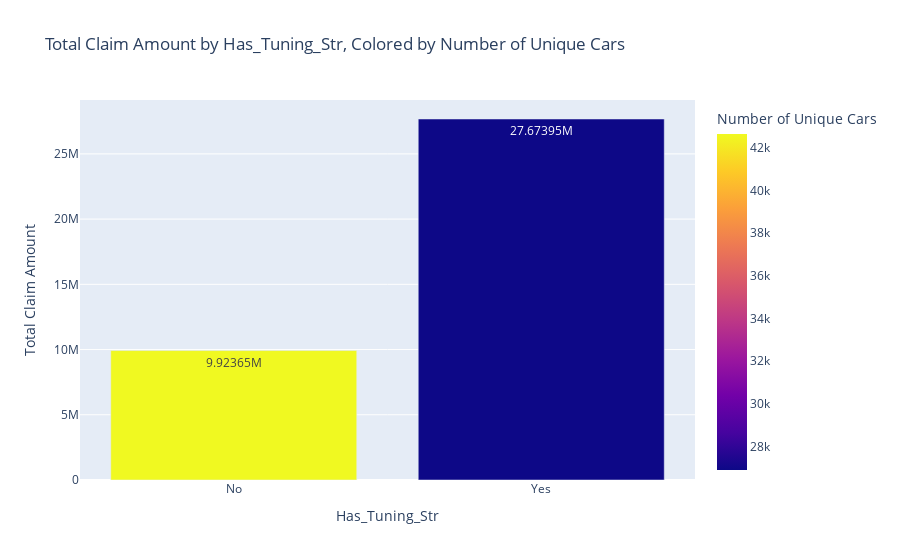
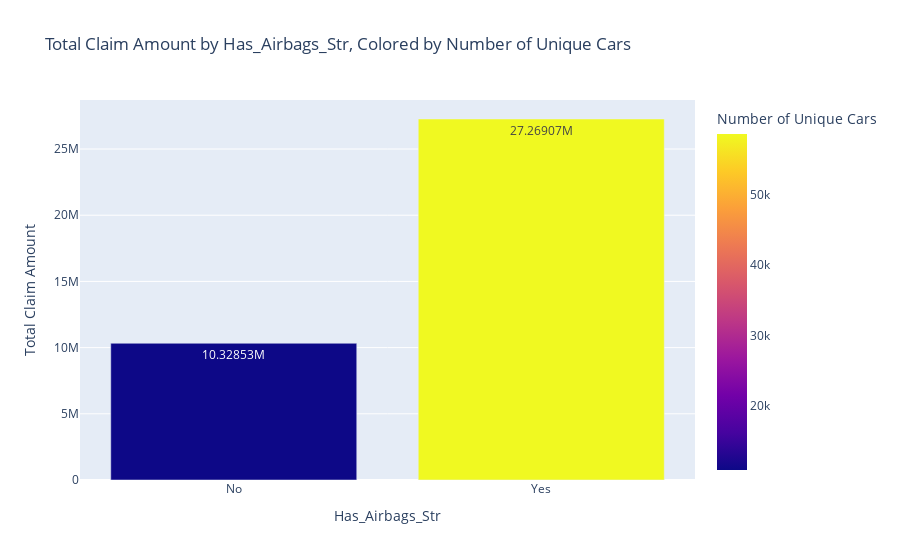
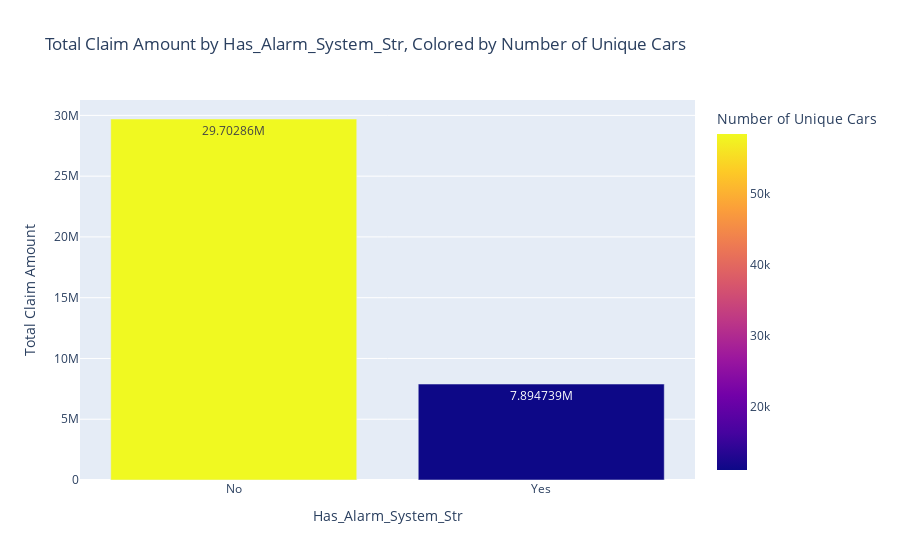
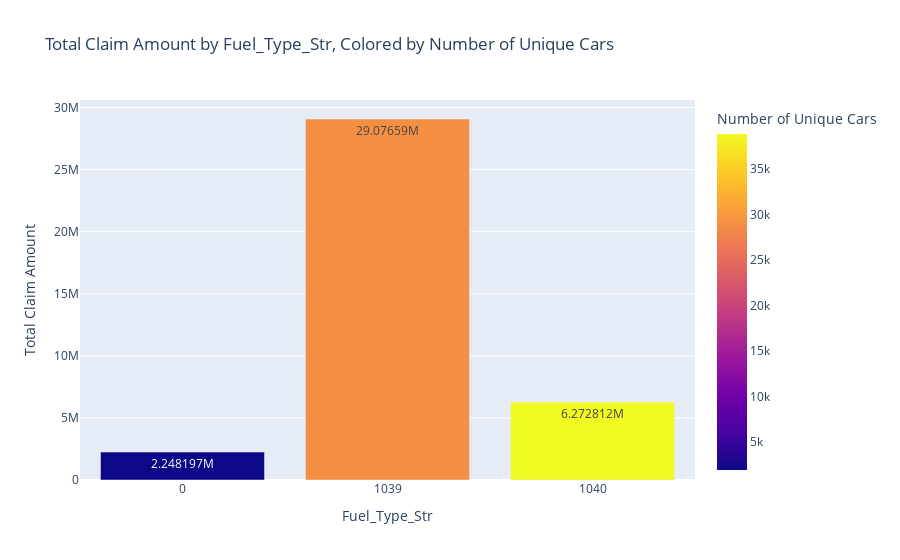

The code cell stored with these charts, in order, in its notebook:
### Code cell
boolean_features = ['has_tuning', 'has_airbags', 'has_alarm_system', 'xenon_light', 'navigation_system']
for feature in boolean_features:
    data_no_duplicates[feature + '_str'] = data_no_duplicates[feature].map({True: 'Yes', False: 'No'})

# Ensure 'fuel_type', 'gear_type', 'ac_type' are in string format for consistency in plotting
data_no_duplicates['fuel_type_str'] = data_no_duplicates['fuel_type'].astype(str)
data_no_duplicates['gear_type_str'] = data_no_duplicates['gear_type'].astype(str)
data_no_duplicates['ac_type_str'] = data_no_duplicates['ac_type'].astype(str)

import plotly.express as px

def plot_claim_amount_by_feature(data, feature_name):
    # Prepare feature name for boolean and categorical features
    if feature_name in boolean_features:
        feature_str = feature_name + '_str'
    elif feature_name in ['fuel_type', 'gear_type', 'ac_type']:
        feature_str = feature_name + '_str'
    else:
        feature_str = feature_name

    # Aggregate data to count unique cars and sum claim amounts by the specified feature
    agg_data = data.groupby(feature_str).agg(
        unique_cars=('car_id', pd.Series.nunique),
        total_claim_amount=('claim_amount', 'sum')
    ).reset_index()

    # Plot
    fig = px.bar(agg_data, x=feature_str, y='total_claim_amount', 
                 color='unique_cars', 
                 title=f'Total Claim Amount by {feature_name.title()}, Colored by Number of Unique Cars',
                 labels={feature_str: feature_name.title(), 'total_claim_amount': 'Total Claim Amount', 'unique_cars': 'Number of Unique Cars'})
    
    # Add the number of unique cars as text on each bar
    fig.update_traces(texttemplate='%{y}', textposition='inside')
    fig.update_layout(height=500)
    fig.show()

# Example usage
features = ['has_tuning_str', 'has_airbags_str', 'has_alarm_system_str', 'fuel_type_str', 'gear_type_str', 'ac_type_str', 'xenon_light_str', 'navigation_system_str']
for feature in features:
    plot_claim_amount_by_feature(data_no_duplicates, feature)

### Figure 1 — Plotly figure (JSON) as saved in the notebook; plotly's stock layout.template omitted (floating-point values rounded to 4 significant figures)
{"data": [{"alignmentgroup": "True", "hovertemplate": "Has_Tuning_Str=%{x}<br>Total Claim Amount=%{y}<br>Number of Unique Cars=%{marker.color}<extra></extra>", "legendgroup": "", "marker": {"color": [42643, 26908], "coloraxis": "coloraxis", "pattern": {"shape": ""}}, "name": "", "offsetgroup": "", "orientation": "v", "showlegend": false, "textposition": "inside", "texttemplate": "%{y}", "type": "bar", "x": ["No", "Yes"], "xaxis": "x", "y": [9924000.0, 27670000.0], "yaxis": "y"}], "layout": {"autosize": true, "barmode": "relative", "coloraxis": {"colorbar": {"title": {"text": "Number of Unique Cars"}}, "colorscale": [[0, "#0d0887"], [0.1111, "#46039f"], [0.2222, "#7201a8"], [0.3333, "#9c179e"], [0.4444, "#bd3786"], [0.5556, "#d8576b"], [0.6667, "#ed7953"], [0.7778, "#fb9f3a"], [0.8889, "#fdca26"], [1, "#f0f921"]]}, "legend": {"tracegroupgap": 0}, "title": {"text": "Total Claim Amount by Has_Tuning_Str, Colored by Number of Unique Cars"}, "xaxis": {"anchor": "y", "autorange": true, "domain": [0, 1], "range": [-0.5, 1.5], "title": {"text": "Has_Tuning_Str"}, "type": "category"}, "yaxis": {"anchor": "x", "autorange": true, "domain": [0, 1], "range": [0, 29130000.0], "title": {"text": "Total Claim Amount"}, "type": "linear"}}}

### Figure 2 — Plotly figure (JSON) as saved in the notebook; plotly's stock layout.template omitted (floating-point values rounded to 4 significant figures)
{"data": [{"alignmentgroup": "True", "hovertemplate": "Has_Airbags_Str=%{x}<br>Total Claim Amount=%{y}<br>Number of Unique Cars=%{marker.color}<extra></extra>", "legendgroup": "", "marker": {"color": [10937, 58614], "coloraxis": "coloraxis", "pattern": {"shape": ""}}, "name": "", "offsetgroup": "", "orientation": "v", "showlegend": false, "textposition": "inside", "texttemplate": "%{y}", "type": "bar", "x": ["No", "Yes"], "xaxis": "x", "y": [10330000.0, 27270000.0], "yaxis": "y"}], "layout": {"autosize": true, "barmode": "relative", "coloraxis": {"colorbar": {"title": {"text": "Number of Unique Cars"}}, "colorscale": [[0, "#0d0887"], [0.1111, "#46039f"], [0.2222, "#7201a8"], [0.3333, "#9c179e"], [0.4444, "#bd3786"], [0.5556, "#d8576b"], [0.6667, "#ed7953"], [0.7778, "#fb9f3a"], [0.8889, "#fdca26"], [1, "#f0f921"]]}, "legend": {"tracegroupgap": 0}, "title": {"text": "Total Claim Amount by Has_Airbags_Str, Colored by Number of Unique Cars"}, "xaxis": {"anchor": "y", "autorange": true, "domain": [0, 1], "range": [-0.5, 1.5], "title": {"text": "Has_Airbags_Str"}, "type": "category"}, "yaxis": {"anchor": "x", "autorange": true, "domain": [0, 1], "range": [0, 28700000.0], "title": {"text": "Total Claim Amount"}, "type": "linear"}}}

### Figure 3 — Plotly figure (JSON) as saved in the notebook; plotly's stock layout.template omitted (floating-point values rounded to 4 significant figures)
{"data": [{"alignmentgroup": "True", "hovertemplate": "Has_Alarm_System_Str=%{x}<br>Total Claim Amount=%{y}<br>Number of Unique Cars=%{marker.color}<extra></extra>", "legendgroup": "", "marker": {"color": [58482, 11069], "coloraxis": "coloraxis", "pattern": {"shape": ""}}, "name": "", "offsetgroup": "", "orientation": "v", "showlegend": false, "textposition": "inside", "texttemplate": "%{y}", "type": "bar", "x": ["No", "Yes"], "xaxis": "x", "y": [29700000.0, 7895000.0], "yaxis": "y"}], "layout": {"autosize": true, "barmode": "relative", "coloraxis": {"colorbar": {"title": {"text": "Number of Unique Cars"}}, "colorscale": [[0, "#0d0887"], [0.1111, "#46039f"], [0.2222, "#7201a8"], [0.3333, "#9c179e"], [0.4444, "#bd3786"], [0.5556, "#d8576b"], [0.6667, "#ed7953"], [0.7778, "#fb9f3a"], [0.8889, "#fdca26"], [1, "#f0f921"]]}, "legend": {"tracegroupgap": 0}, "title": {"text": "Total Claim Amount by Has_Alarm_System_Str, Colored by Number of Unique Cars"}, "xaxis": {"anchor": "y", "autorange": true, "domain": [0, 1], "range": [-0.5, 1.5], "title": {"text": "Has_Alarm_System_Str"}, "type": "category"}, "yaxis": {"anchor": "x", "autorange": true, "domain": [0, 1], "range": [0, 31270000.0], "title": {"text": "Total Claim Amount"}, "type": "linear"}}}

### Figure 4 — Plotly figure (JSON) as saved in the notebook; plotly's stock layout.template omitted (floating-point values rounded to 4 significant figures)
{"data": [{"alignmentgroup": "True", "hovertemplate": "Fuel_Type_Str=%{x}<br>Total Claim Amount=%{y}<br>Number of Unique Cars=%{marker.color}<extra></extra>", "legendgroup": "", "marker": {"color": [1952, 28969, 38864], "coloraxis": "coloraxis", "pattern": {"shape": ""}}, "name": "", "offsetgroup": "", "orientation": "v", "showlegend": false, "textposition": "inside", "texttemplate": "%{y}", "type": "bar", "x": ["0", "1039", "1040"], "xaxis": "x", "y": [2248000.0, 29080000.0, 6273000.0], "yaxis": "y"}], "layout": {"autosize": true, "barmode": "relative", "coloraxis": {"colorbar": {"title": {"text": "Number of Unique Cars"}}, "colorscale": [[0, "#0d0887"], [0.1111, "#46039f"], [0.2222, "#7201a8"], [0.3333, "#9c179e"], [0.4444, "#bd3786"], [0.5556, "#d8576b"], [0.6667, "#ed7953"], [0.7778, "#fb9f3a"], [0.8889, "#fdca26"], [1, "#f0f921"]]}, "legend": {"tracegroupgap": 0}, "title": {"text": "Total Claim Amount by Fuel_Type_Str, Colored by Number of Unique Cars"}, "xaxis": {"anchor": "y", "autorange": true, "domain": [0, 1], "range": [-0.5, 2.5], "title": {"text": "Fuel_Type_Str"}, "type": "category"}, "yaxis": {"anchor": "x", "autorange": true, "domain": [0, 1], "range": [0, 30610000.0], "title": {"text": "Total Claim Amount"}, "type": "linear"}}}
